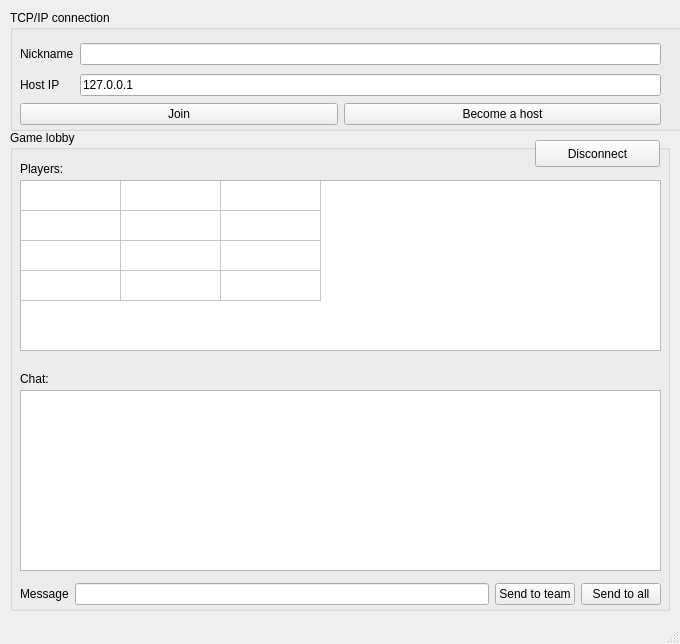
<?xml version="1.0" encoding="UTF-8"?>
<ui version="4.0">
 <class>LobbyFrame</class>
 <widget class="QMainWindow" name="LobbyFrame">
  <property name="geometry">
   <rect>
    <x>0</x>
    <y>0</y>
    <width>680</width>
    <height>644</height>
   </rect>
  </property>
  <property name="windowTitle">
   <string>MainWindow</string>
  </property>
  <widget class="QWidget" name="centralwidget">
   <widget class="QGroupBox" name="lobbyBox">
    <property name="enabled">
     <bool>true</bool>
    </property>
    <property name="geometry">
     <rect>
      <x>10</x>
      <y>130</y>
      <width>660</width>
      <height>481</height>
     </rect>
    </property>
    <property name="title">
     <string>Game lobby</string>
    </property>
    <widget class="QLabel" name="playersLabel">
     <property name="geometry">
      <rect>
       <x>10</x>
       <y>30</y>
       <width>72</width>
       <height>18</height>
      </rect>
     </property>
     <property name="text">
      <string>Players:</string>
     </property>
    </widget>
    <widget class="QLabel" name="chatLabel">
     <property name="geometry">
      <rect>
       <x>10</x>
       <y>240</y>
       <width>72</width>
       <height>18</height>
      </rect>
     </property>
     <property name="text">
      <string>Chat:</string>
     </property>
    </widget>
    <widget class="QListWidget" name="messages">
     <property name="geometry">
      <rect>
       <x>10</x>
       <y>260</y>
       <width>641</width>
       <height>181</height>
      </rect>
     </property>
    </widget>
    <widget class="QTableWidget" name="players">
     <property name="geometry">
      <rect>
       <x>10</x>
       <y>50</y>
       <width>641</width>
       <height>171</height>
      </rect>
     </property>
     <property name="editTriggers">
      <set>QAbstractItemView::NoEditTriggers</set>
     </property>
     <attribute name="horizontalHeaderVisible">
      <bool>false</bool>
     </attribute>
     <attribute name="verticalHeaderVisible">
      <bool>false</bool>
     </attribute>
     <row>
      <property name="text">
       <string>1</string>
      </property>
     </row>
     <row>
      <property name="text">
       <string>2</string>
      </property>
     </row>
     <row>
      <property name="text">
       <string>3</string>
      </property>
     </row>
     <row>
      <property name="text">
       <string>4</string>
      </property>
     </row>
     <column>
      <property name="text">
       <string>Nickname</string>
      </property>
     </column>
     <column>
      <property name="text">
       <string>IP</string>
      </property>
     </column>
     <column>
      <property name="text">
       <string>Team</string>
      </property>
     </column>
     <item row="0" column="0">
      <property name="text">
       <string/>
      </property>
     </item>
     <item row="0" column="1">
      <property name="text">
       <string/>
      </property>
     </item>
     <item row="0" column="2">
      <property name="text">
       <string/>
      </property>
     </item>
     <item row="1" column="0">
      <property name="text">
       <string/>
      </property>
     </item>
     <item row="1" column="1">
      <property name="text">
       <string/>
      </property>
     </item>
     <item row="1" column="2">
      <property name="text">
       <string/>
      </property>
     </item>
     <item row="2" column="0">
      <property name="text">
       <string/>
      </property>
     </item>
     <item row="2" column="1">
      <property name="text">
       <string/>
      </property>
     </item>
     <item row="2" column="2">
      <property name="text">
       <string/>
      </property>
     </item>
     <item row="3" column="0">
      <property name="text">
       <string/>
      </property>
     </item>
     <item row="3" column="1">
      <property name="text">
       <string/>
      </property>
     </item>
     <item row="3" column="2">
      <property name="text">
       <string/>
      </property>
     </item>
    </widget>
    <widget class="QPushButton" name="disconnectButton">
     <property name="geometry">
      <rect>
       <x>525</x>
       <y>10</y>
       <width>125</width>
       <height>27</height>
      </rect>
     </property>
     <property name="text">
      <string>Disconnect</string>
     </property>
    </widget>
    <widget class="QWidget" name="layoutWidget">
     <property name="geometry">
      <rect>
       <x>10</x>
       <y>450</y>
       <width>641</width>
       <height>29</height>
      </rect>
     </property>
     <layout class="QGridLayout" name="sendMessageGrid">
      <item row="0" column="1">
       <widget class="QLineEdit" name="messageInput">
        <property name="maxLength">
         <number>164</number>
        </property>
       </widget>
      </item>
      <item row="0" column="0">
       <widget class="QLabel" name="messageLabel">
        <property name="text">
         <string>Message</string>
        </property>
       </widget>
      </item>
      <item row="0" column="3">
       <widget class="QPushButton" name="sendPublicMessageButton">
        <property name="text">
         <string>Send to all</string>
        </property>
       </widget>
      </item>
      <item row="0" column="2">
       <widget class="QPushButton" name="sendPrivateMessageButton">
        <property name="text">
         <string>Send to team</string>
        </property>
       </widget>
      </item>
     </layout>
    </widget>
    <zorder>layoutWidget</zorder>
    <zorder>playersLabel</zorder>
    <zorder>chatLabel</zorder>
    <zorder>messages</zorder>
    <zorder>players</zorder>
    <zorder>disconnectButton</zorder>
   </widget>
   <widget class="QGroupBox" name="conectionBox">
    <property name="geometry">
     <rect>
      <x>10</x>
      <y>10</y>
      <width>681</width>
      <height>121</height>
     </rect>
    </property>
    <property name="title">
     <string>TCP/IP connection</string>
    </property>
    <widget class="QWidget" name="layoutWidget">
     <property name="geometry">
      <rect>
       <x>10</x>
       <y>30</y>
       <width>641</width>
       <height>60</height>
      </rect>
     </property>
     <layout class="QGridLayout" name="inputsGrid">
      <item row="0" column="0">
       <widget class="QLabel" name="nicknameLabel">
        <property name="text">
         <string>Nickname</string>
        </property>
       </widget>
      </item>
      <item row="0" column="1">
       <widget class="QLineEdit" name="nicknameInput"/>
      </item>
      <item row="1" column="0">
       <widget class="QLabel" name="ipLabel">
        <property name="text">
         <string>Host IP</string>
        </property>
       </widget>
      </item>
      <item row="1" column="1">
       <widget class="QLineEdit" name="ipInput">
        <property name="text">
         <string>127.0.0.1</string>
        </property>
       </widget>
      </item>
     </layout>
    </widget>
    <widget class="QWidget" name="layoutWidget">
     <property name="geometry">
      <rect>
       <x>10</x>
       <y>90</y>
       <width>641</width>
       <height>29</height>
      </rect>
     </property>
     <layout class="QGridLayout" name="buttonsGrid">
      <item row="0" column="0">
       <widget class="QPushButton" name="joinHostButton">
        <property name="text">
         <string>Join</string>
        </property>
       </widget>
      </item>
      <item row="0" column="1">
       <widget class="QPushButton" name="makeHostButton">
        <property name="text">
         <string>Become a host</string>
        </property>
       </widget>
      </item>
     </layout>
    </widget>
   </widget>
  </widget>
  <widget class="QStatusBar" name="statusbar"/>
 </widget>
 <resources/>
 <connections/>
</ui>
